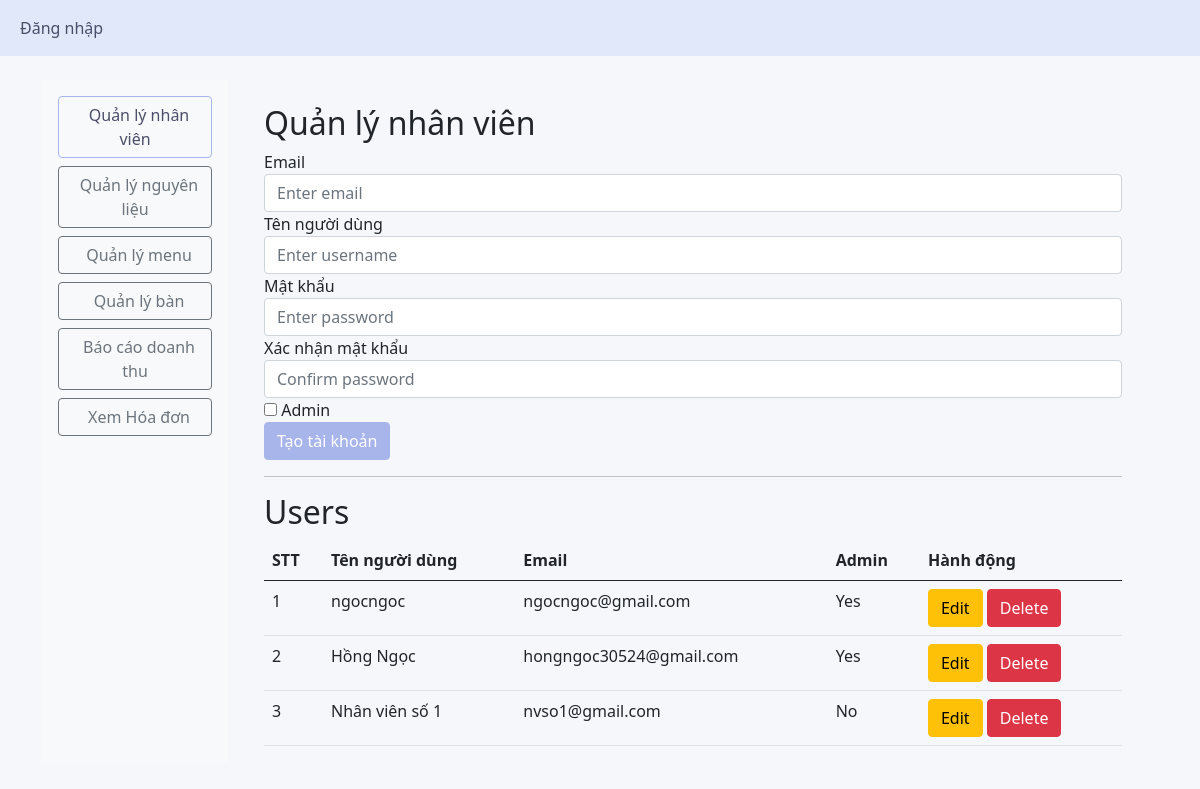
The page /hr_management (signed in) on the database as committed earlier.
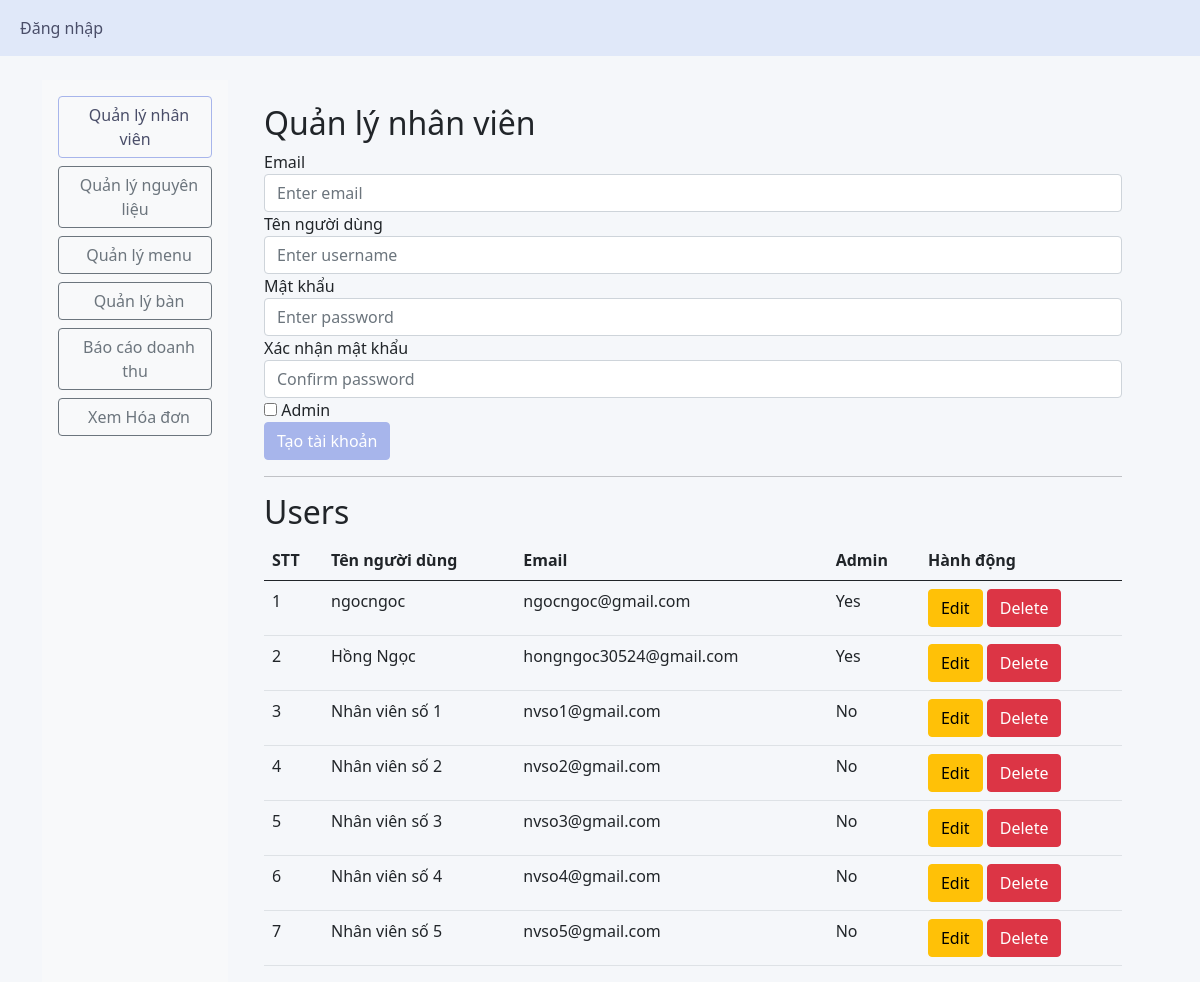
The same page on the database as committed later.
### app/models.py (models this page shows, shortened)
class User(UserMixin, db.Model):
    id = db.Column(db.Integer, primary_key=True)
    name = db.Column(db.String(150), nullable=False)
    email = db.Column(db.String(150), unique=True, nullable=False)
    is_admin = db.Column(db.Boolean, default=False)
    password = db.Column(db.String(200), nullable=False)
    orders = db.relationship('Order', backref='user', lazy=True)

### app/auth.py (the view, shortened to what this page needs)
@auth.route('/hr_management', methods=['GET', 'POST'])
@login_required
@admin_required
def hr_management():
    users = User.query.all()
    return render_template("HR_management.html", user=users)

### app/__init__.py (called while the page is built)
@login_manager.user_loader
def load_user(user_id):
    return User.query.get(int(user_id))

### app/auth.py (called while the page is built)
def admin_required(f):
    @wraps(f)
    def wrap(*args, **kwargs):
        if current_user.is_admin:
            return f(*args, **kwargs)
        else:
            abort(403)
    return wrap

### app/templates/hr_management.html (shortened to what the changed rows need)
{% extends "base.html" %}
{% block content %}
<div class="container-fluid">
    <div class="row">
        <div class="col-md-10">
            <div class="container mt-4">
                <h2>Quản lý nhân viên</h2>
                <h2>Users</h2>
                <table class="table">
                    <thead>
                        <tr>
                            <th>STT</th>
                            <th>Tên người dùng</th>
                            <th>Email</th>
                            <th>Admin</th>
                            <th>Hành động</th>
                        </tr>
                    </thead>
                    <tbody>
                        {% if user %}
                            {% for user in user %}
                            <tr>
                                <td>{{ loop.index }}</td>
                                <td>
                                    <span class="user-info"> {{ user.name }}</span>
                                </td>
                                <td>
                                    <span class="user-info"> {{ user.email }}</span>
                                </td>
                                <td>
                                    <span class="user-info"> {{ 'Yes' if user.is_admin else 'No' }}</span>
                                </td>
                                <td>
                                    <button class="btn btn-warning edit-btn" onclick="editUser(this, '{{ user.id }}')">Edit</button>
                                    <button class="btn btn-danger" onclick="deleteUser('{{ user.id }}')">Delete</button>
                                </td>
                            </tr>
                            {% endfor %}
                        {% else %}
                            <p>No users found.</p>
                        {% endif %}
                    </tbody>
                </table>
            </div>
        </div>
    </div>
</div>
{% endblock %}

Rows that differ between the two databases and show on the page:
added User: name "Nhân viên số 2", email "nvso2@gmail.com", is_admin "No"
added User: name "Nhân viên số 3", email "nvso3@gmail.com", is_admin "No"
added User: name "Nhân viên số 4", email "nvso4@gmail.com", is_admin "No"
added User: name "Nhân viên số 5", email "nvso5@gmail.com", is_admin "No"
